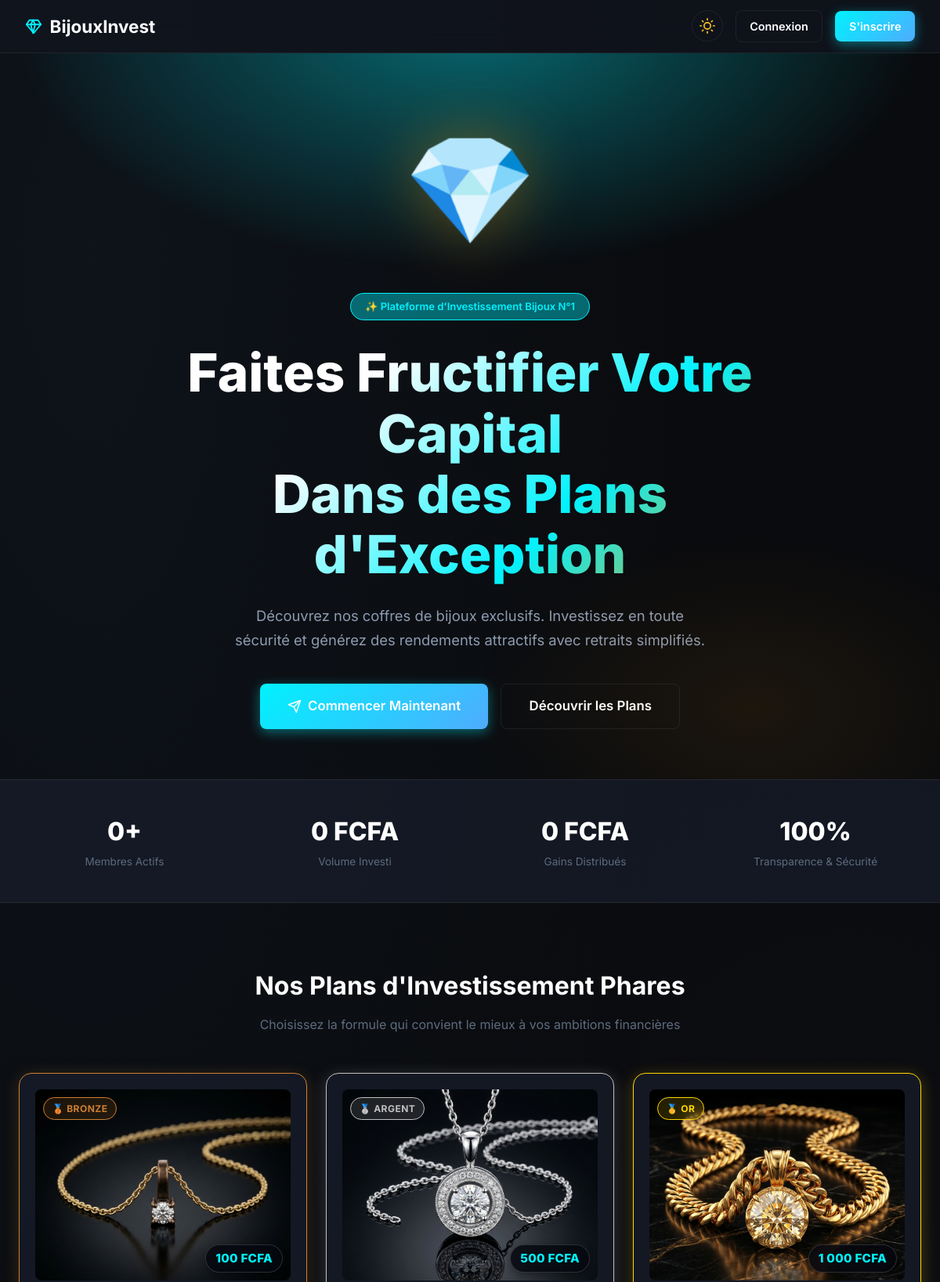
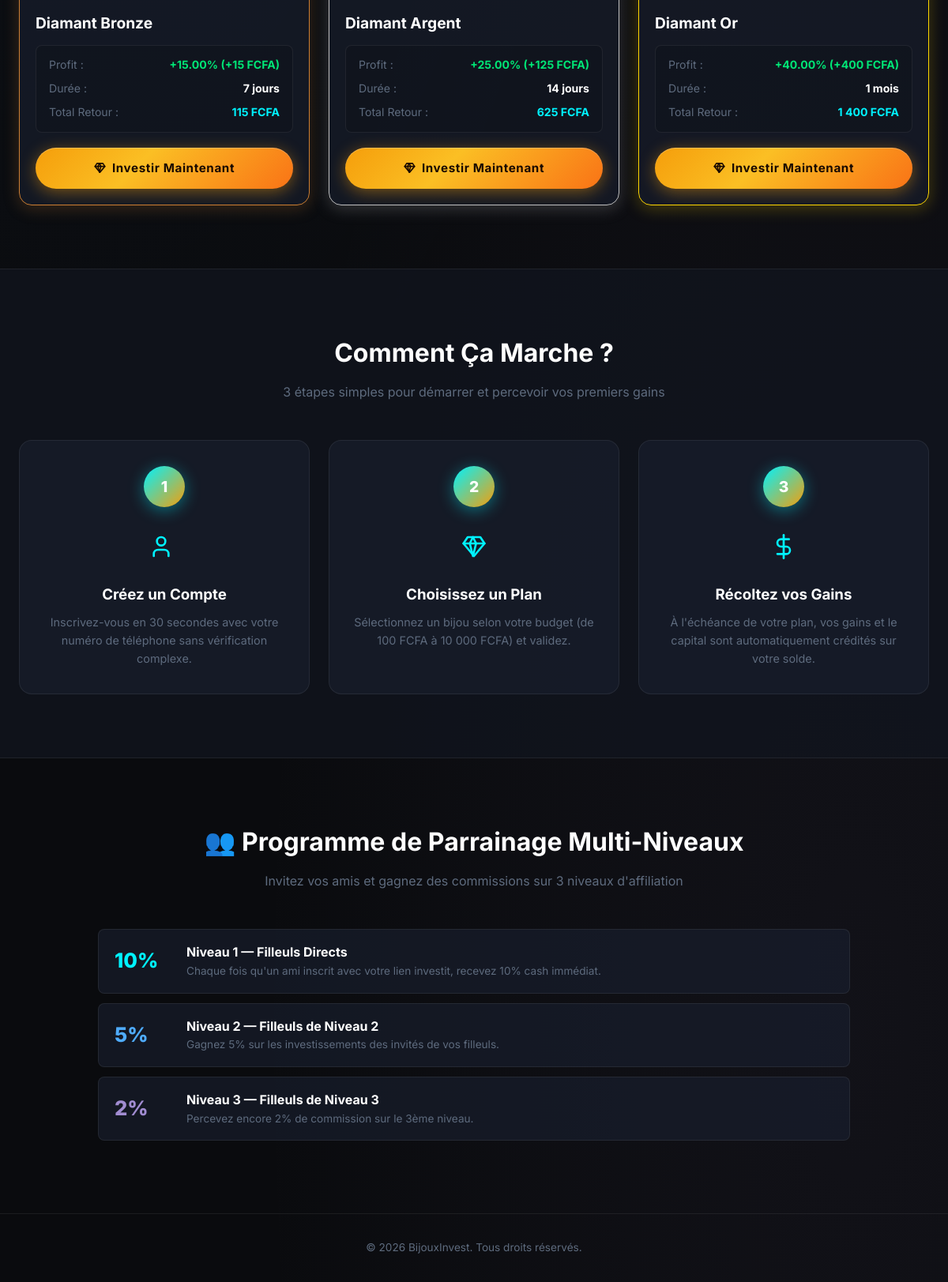
The page / on the database its author committed (2 pictures, top to bottom).
### tables this page shows
CREATE TABLE IF NOT EXISTS `plans` (
  `id` INT AUTO_INCREMENT PRIMARY KEY,
  `nom` VARCHAR(100) NOT NULL,
  `prix` DECIMAL(15, 2) NOT NULL,
  `pourcentage` DECIMAL(5, 2) NOT NULL,
  `duree_valeur` INT NOT NULL,
  `duree_type` VARCHAR(10) NOT NULL,
  `statut` TINYINT(1) NOT NULL DEFAULT 1,
  `niveau` VARCHAR(50) DEFAULT 'BRONZE',
  `description` TEXT DEFAULT NULL,
  `image` VARCHAR(255) DEFAULT NULL,
  `created_at` DATETIME DEFAULT CURRENT_TIMESTAMP
);

### config.php (called while the page is built, shortened)
<?php
function e($value) {
    return htmlspecialchars($value ?? '', ENT_QUOTES, 'UTF-8');
}
function format_money($amount) {
    return number_format($amount, 0, ',', "\u{00A0}") . "\u{00A0}FCFA";
}
function get_theme_class() {
    global $db;
    static $theme_class = null;
    if ($theme_class !== null) {
        return $theme_class;
    }
    try {
        $stmt = $db->query("SELECT key_value FROM settings WHERE key_name = 'site_theme'");
        $theme = $stmt->fetchColumn();
        if ($theme === 'light') {
            $theme_class = 'theme-light';
        } else {
            $theme_class = '';
        }
    } catch (Exception $e) {
        $theme_class = '';
    }
    return $theme_class;
}
    ?>

### functions.php (called while the page is built, shortened)
<?php
function get_plan_tier_info($i, $nom = '', $niveau = '') {
    $themes = [
        'BRONZE'  => ['badge' => '🥉 BRONZE',  'border' => '#cd7f32', 'glow' => 'rgba(205, 127, 50, 0.25)', 'badge_bg' => 'rgba(205, 127, 50, 0.15)'],
        'ARGENT'  => ['badge' => '🥈 ARGENT',  'border' => '#c0c0c0', 'glow' => 'rgba(192, 192, 192, 0.25)', 'badge_bg' => 'rgba(192, 192, 192, 0.15)'],
        'OR'      => ['badge' => '🥇 OR',      'border' => '#ffd700', 'glow' => 'rgba(255, 215, 0, 0.25)', 'badge_bg' => 'rgba(255, 215, 0, 0.15)'],
        'DIAMANT' => ['badge' => '💎 DIAMANT', 'border' => '#38bdf8', 'glow' => 'rgba(56, 189, 248, 0.25)', 'badge_bg' => 'rgba(56, 189, 248, 0.15)'],
        'RUBIS'   => ['badge' => '👑 RUBIS',   'border' => '#f43f5e', 'glow' => 'rgba(244, 63, 94, 0.25)', 'badge_bg' => 'rgba(244, 63, 94, 0.15)'],
    ];
    $key = strtoupper(trim($niveau));
    if (!empty($key) && isset($themes[$key])) {
        return $themes[$key];
    }
    $list = array_values($themes);
    return $list[$i % count($list)];
}

### index.php (the view, shortened to what this page needs)
<?php
require_once __DIR__ . '/config.php';
require_once __DIR__ . '/functions.php';
$stats = [
    'membres' => 0,
    'volume' => 0,
    'nb_plans' => 0,
    'gains_distribues' => 0
];
try {
    $rowMembres = $db->query("SELECT COUNT(*) FROM users WHERE role='user'")->fetchColumn();
    $rowVolume  = $db->query("SELECT COALESCE(SUM(montant),0) FROM investments")->fetchColumn();
    $rowPlans   = $db->query("SELECT COUNT(*) FROM plans WHERE statut=1")->fetchColumn();
    $rowGains   = $db->query("SELECT COALESCE(SUM(montant * (1 + (SELECT pourcentage FROM plans WHERE id=investments.plan_id)/100)),0) FROM investments WHERE status='finished'")->fetchColumn();
    $stats['membres']          = (int)$rowMembres;
    $stats['volume']           = (float)$rowVolume;
    $stats['nb_plans']         = (int)$rowPlans;
    $stats['gains_distribues'] = (float)$rowGains;
} catch (Exception $e) {
}
$plans = [];
try {
    $stmtPlans = $db->query("SELECT * FROM plans WHERE statut=1 ORDER BY prix ASC LIMIT 3");
    $plans = $stmtPlans->fetchAll();
} catch (Exception $e) {}
?>
<!DOCTYPE html>
<html lang="fr">
<head>
  <link rel="stylesheet" href="assets/css/style.css?v=<?php echo filemtime(__DIR__ . '/assets/css/style.css'); ?>">
</head>
<body class="<?php echo get_theme_class(); ?>">
<header class="land-nav">
  <a href="index.php" class="land-brand">
    <svg width="22" height="22" viewBox="0 0 24 24" fill="none" stroke="currentColor" stroke-width="2" stroke-linecap="round" stroke-linejoin="round" style="color:var(--primary);"><path d="M6 3h12l4 6-10 12L2 9z"/><path d="M11 3 8 9l3 12 3-12-3-6z"/><path d="M2 9h20"/></svg>
    <span>BijouxInvest</span>
  </a>
  <div class="land-actions">
    <button class="theme-toggle-btn" onclick="toggleSiteTheme()" title="Changer le thème" aria-label="Changer le thème">
    </button>
    <a href="login.php" class="btn-land-outline" style="padding: 0.5rem 1.1rem; font-size: 0.9rem;">Connexion</a>
    <a href="register.php" class="btn-land-primary" style="padding: 0.5rem 1.1rem; font-size: 0.9rem;">S'inscrire</a>
  </div>
</header>
<section class="hero">
  <div style="max-width: 900px; width: 100%; margin: 0 auto; padding: 0 1rem; text-align: center;">
    <div class="hero-gem">💎</div>
    <div class="hero-badge">✨ Plateforme d'Investissement Bijoux N°1</div>
    <h1 class="hero-title">Faites Fructifier Votre Capital<br>Dans des Plans d'Exception</h1>
    <p class="hero-sub">
      Découvrez nos coffres de bijoux exclusifs. Investissez en toute sécurité et générez des rendements attractifs avec retraits simplifiés.
    </p>
    <div class="hero-cta">
      <a href="register.php" class="btn-land-primary" style="padding:0.9rem 2.2rem; font-size:1.05rem; display:inline-flex; align-items:center; gap:0.5rem;">
        <svg width="18" height="18" viewBox="0 0 24 24" fill="none" stroke="currentColor" stroke-width="2" stroke-linecap="round" stroke-linejoin="round"><line x1="22" y1="2" x2="11" y2="13"/><polygon points="22 2 15 22 11 13 2 9 22 2"/></svg>
        Commencer Maintenant
      </a>
      <a href="#plans" class="btn-land-outline" style="padding:0.9rem 2.2rem; font-size:1.05rem;">
        Découvrir les Plans
      </a>
    </div>
  </div>
</section>
<section class="stats-bar">
  <div style="max-width:1200px; margin:0 auto; padding:0 1.5rem;">
    <div class="stats-bar-grid">
      <div>
        <div class="stat-num"><?php echo number_format($stats['membres']); ?>+</div>
        <div class="stat-lbl">Membres Actifs</div>
      </div>
      <div>
        <div class="stat-num"><?php echo format_money($stats['volume']); ?></div>
        <div class="stat-lbl">Volume Investi</div>
      </div>
      <div>
        <div class="stat-num"><?php echo format_money($stats['gains_distribues']); ?></div>
        <div class="stat-lbl">Gains Distribués</div>
      </div>
      <div>
        <div class="stat-num">100%</div>
        <div class="stat-lbl">Transparence & Sécurité</div>
      </div>
    </div>
  </div>
</section>
<section class="section" id="plans">
  <div style="max-width:1200px; margin:0 auto; padding:0 1.5rem;">
    <h2 class="section-title">Nos Plans d'Investissement Phares</h2>
    <p class="section-sub">Choisissez la formule qui convient le mieux à vos ambitions financières</p>
    <div class="landing-plans-grid">
      <?php if (!empty($plans)): ?>
        <?php foreach ($plans as $i => $plan):
          $img = !empty($plan['image']) ? $plan['image'] : 'assets/images/bijou_bronze.png';
          $tier = get_plan_tier_info($i, $plan['nom'], $plan['niveau'] ?? '');
          $gain = round($plan['prix'] * $plan['pourcentage'] / 100, 2);
          $retour_total = $plan['prix'] + $gain;
          $duree = $plan['duree_valeur'] . ' ' . $plan['duree_type'];
        ?>
        <div class="boutique-card" style="border-color: <?php echo $tier['border']; ?>; box-shadow: 0 4px 20px <?php echo $tier['glow']; ?>;">
          <div class="bc-img-wrap">
            <img src="<?php echo e($img); ?>" alt="<?php echo e($plan['nom']); ?>">
            <span class="bc-badge" style="border-color: <?php echo $tier['border']; ?>; color: <?php echo $tier['border']; ?>; background: <?php echo $tier['badge_bg']; ?>;">
              <?php echo $tier['badge']; ?>
            </span>
            <span class="bc-price-pill">
              <?php echo format_money($plan['prix']); ?>
            </span>
          </div>
          <div class="bc-body">
            <div class="bc-main-info">
              <h3 class="bc-title"><?php echo e($plan['nom']); ?></h3>
            </div>
            <div class="bc-metrics">
              <div class="bc-metric-row">
                <span class="bc-label">Profit :</span>
                <strong class="bc-val-success">+<?php echo $plan['pourcentage']; ?>% (+<?php echo format_money($gain); ?>)</strong>
              </div>
              <div class="bc-metric-row">
                <span class="bc-label">Durée :</span>
                <strong><?php echo e($duree); ?></strong>
              </div>
              <div class="bc-metric-row">
                <span class="bc-label">Total Retour :</span>
                <strong class="bc-val-primary"><?php echo format_money($retour_total); ?></strong>
              </div>
            </div>
            <div class="bc-action">
              <a href="login.php" class="bc-btn">
                <svg width="15" height="15" viewBox="0 0 24 24" fill="none" stroke="currentColor" stroke-width="2.5" stroke-linecap="round" stroke-linejoin="round"><path d="M6 3h12l4 6-10 12L2 9z"/><path d="M11 3 8 9l3 12 3-12-3-6z"/><path d="M2 9h20"/></svg>
                Investir Maintenant
              </a>
            </div>
          </div>
        </div>
        <?php endforeach; ?>
      <?php else: ?>
        <p style="text-align:center; grid-column: 1/-1; color:var(--text-muted);">Aucun plan affiché pour le moment.</p>
      <?php endif; ?>
    </div>
  </div>
</section>
<section class="section" style="background:var(--bg-panel); border-top:1px solid var(--border-color); border-bottom:1px solid var(--border-color);">
  <div style="max-width:1200px; margin:0 auto; padding:0 1.5rem;">
    <h2 class="section-title">Comment Ça Marche ?</h2>
    <p class="section-sub">3 étapes simples pour démarrer et percevoir vos premiers gains</p>
    <div class="steps-grid">
      <div class="step-card">
        <div class="step-num">1</div>
        <div class="step-icon" style="color:var(--primary);">
          <svg width="32" height="32" viewBox="0 0 24 24" fill="none" stroke="currentColor" stroke-width="2" stroke-linecap="round" stroke-linejoin="round"><path d="M16 21v-2a4 4 0 0 0-4-4H6a4 4 0 0 0-4 4v2"/><circle cx="9" cy="7" r="4"/></svg>
        </div>
        <h3 style="margin-bottom:0.5rem; color:var(--text-primary);">Créez un Compte</h3>
        <p style="font-size:0.9rem; color:var(--text-muted);">Inscrivez-vous en 30 secondes avec votre numéro de téléphone sans vérification complexe.</p>
      </div>
      <div class="step-card">
        <div class="step-num">2</div>
        <div class="step-icon" style="color:var(--primary);">
          <svg width="32" height="32" viewBox="0 0 24 24" fill="none" stroke="currentColor" stroke-width="2" stroke-linecap="round" stroke-linejoin="round"><path d="M6 3h12l4 6-10 12L2 9z"/><path d="M11 3 8 9l3 12 3-12-3-6z"/><path d="M2 9h20"/></svg>
        </div>
        <h3 style="margin-bottom:0.5rem; color:var(--text-primary);">Choisissez un Plan</h3>
        <p style="font-size:0.9rem; color:var(--text-muted);">Sélectionnez un bijou selon votre budget (de 100 FCFA à 10 000 FCFA) et validez.</p>
      </div>
      <div class="step-card">
        <div class="step-num">3</div>
        <div class="step-icon" style="color:var(--primary);">
          <svg width="32" height="32" viewBox="0 0 24 24" fill="none" stroke="currentColor" stroke-width="2" stroke-linecap="round" stroke-linejoin="round"><line x1="12" y1="1" x2="12" y2="23"/><path d="M17 5H9.5a3.5 3.5 0 0 0 0 7h5a3.5 3.5 0 0 1 0 7H6"/></svg>
        </div>
        <h3 style="margin-bottom:0.5rem; color:var(--text-primary);">Récoltez vos Gains</h3>
        <p style="font-size:0.9rem; color:var(--text-muted);">À l'échéance de votre plan, vos gains et le capital sont automatiquement crédités sur votre solde.</p>
      </div>
    </div>
  </div>
</section>
<section class="section">
  <div style="max-width:1000px; margin:0 auto; padding:0 1.5rem;">
    <h2 class="section-title">👥 Programme de Parrainage Multi-Niveaux</h2>
    <p class="section-sub">Invitez vos amis et gagnez des commissions sur 3 niveaux d'affiliation</p>
    <div>
      <div class="ref-level">
        <div class="ref-pct">10%</div>
        <div>
          <strong style="color:var(--text-primary);">Niveau 1 — Filleuls Directs</strong>
          <div style="font-size:0.85rem; color:var(--text-muted);">Chaque fois qu'un ami inscrit avec votre lien investit, recevez 10% cash immédiat.</div>
        </div>
      </div>
      <div class="ref-level">
        <div class="ref-pct" style="color:var(--secondary);">5%</div>
        <div>
          <strong style="color:var(--text-primary);">Niveau 2 — Filleuls de Niveau 2</strong>
          <div style="font-size:0.85rem; color:var(--text-muted);">Gagnez 5% sur les investissements des invités de vos filleuls.</div>
        </div>
      </div>
      <div class="ref-level">
        <div class="ref-pct" style="color:var(--accent);">2%</div>
        <div>
          <strong style="color:var(--text-primary);">Niveau 3 — Filleuls de Niveau 3</strong>
          <div style="font-size:0.85rem; color:var(--text-muted);">Percevez encore 2% de commission sur le 3ème niveau.</div>
        </div>
      </div>
    </div>
  </div>
</section>
<footer style="text-align:center; padding:2rem 1.5rem; border-top:1px solid var(--border-color); color:var(--text-muted); font-size:0.85rem;">
  <p>© <?php echo date('Y'); ?> BijouxInvest. Tous droits réservés.</p>
</footer>
</body>
</html>

### rows shown on the page
plans: image (picture), nom+niveau "🥉 BRONZE", prix "100 FCFA", nom "Diamant Bronze", pourcentage "15.00", format_money($gain) "15 FCFA", duree "7 jours", format_money($retour_total) "115 FCFA"
plans: image (picture), nom+niveau "🥈 ARGENT", prix "500 FCFA", nom "Diamant Argent", pourcentage "25.00", format_money($gain) "125 FCFA", duree "14 jours", format_money($retour_total) "625 FCFA"
plans: image (picture), nom+niveau "🥇 OR", prix "1 000 FCFA", nom "Diamant Or", pourcentage "40.00", format_money($gain) "400 FCFA", duree "1 mois", format_money($retour_total) "1 400 FCFA"

### other values the page prints
$stats['membres'] "0"
format_money($stats['volume']) "0 FCFA"
format_money($stats['gains_distribues']) "0 FCFA"
